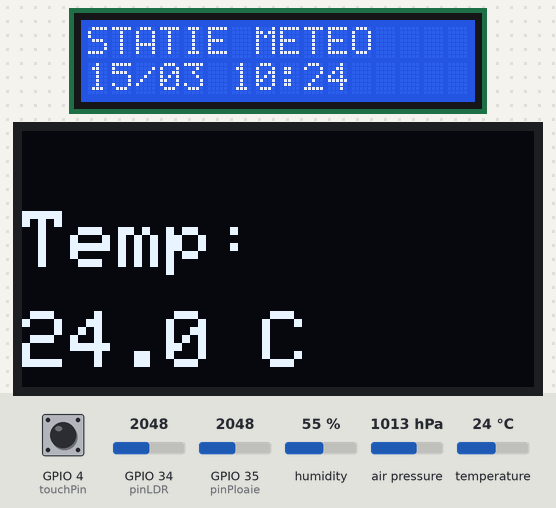
This sketch was run on a simulated ESP32. Shown: 16×2 character LCD, 128×64 one-colour display. The inputs (shaded band) are chosen by the test bench; at power-on: GPIO 4 (touchPin) LOW, GPIO 34 (pinLDR) = 2048, temperature 24 °C, GPIO 35 (pinPloaie) = 2048, humidity 55 %, air pressure 1013 hPa. The local clock reads 2024-03-15 10:24:30 at power-on unless the sketch sets it; what the sketch prints to the serial monitor is not drawn.

Above: at 1.2 s.
1.3 s: GPIO 4 (touchPin) pulled HIGH for 1 s
At 3.0 s:
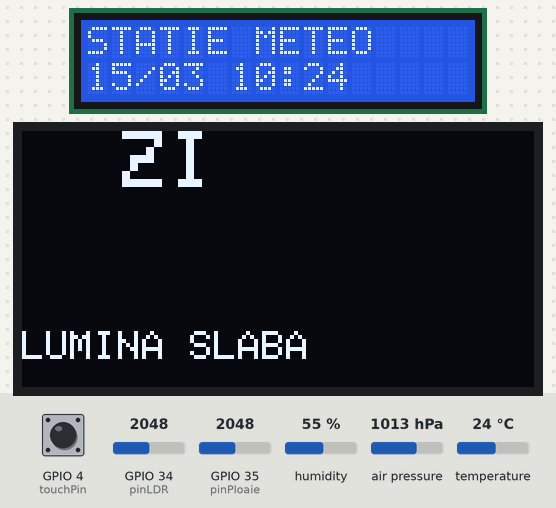
3.8 s: GPIO 34 (pinLDR) set to 1542
5.3 s: GPIO 34 (pinLDR) set to 1439
At 6.6 s:
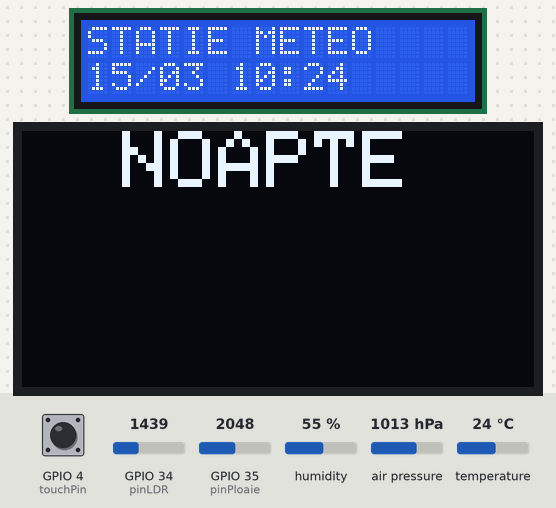
6.9 s: GPIO 34 (pinLDR) set to 3040
At 8.1 s:
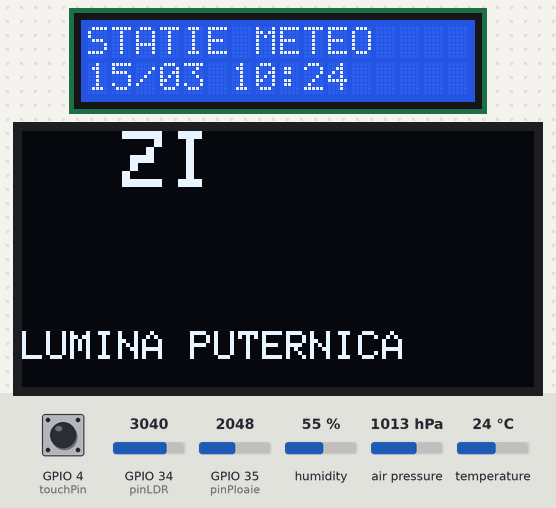
8.4 s: GPIO 4 (touchPin) pulled HIGH for 0.15 s
At 9.6 s:
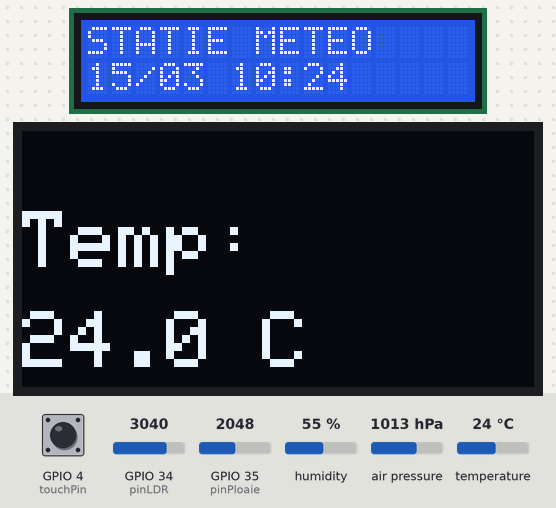
10.0 s: temperature set to 12 °C
At 11.4 s:
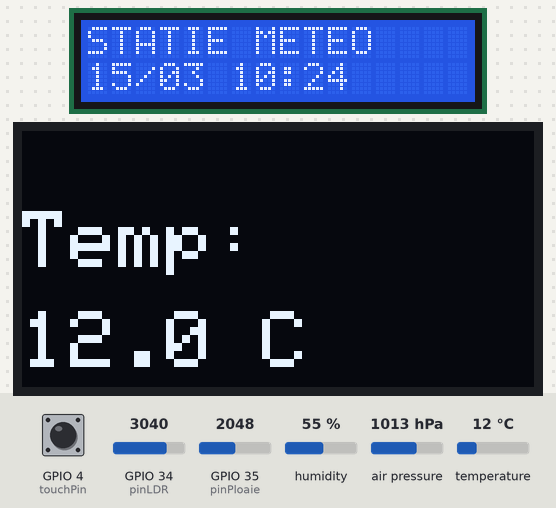
Timing chart, 0 to 13.0 s (numbered marks = the images above; inputs shaded):
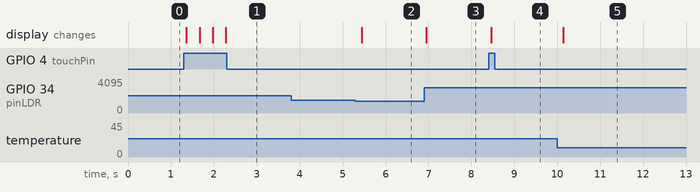

The sketch:

cod_final_cu_interfata.ino
```cpp
#include <Wire.h>
#include <RTClib.h>
#include <Adafruit_SSD1306.h>
#include <Adafruit_GFX.h>
#include <Adafruit_BME280.h>
#include <LiquidCrystal_I2C.h>
#include <WiFi.h>
#include <WebServer.h>
#include "htmlpage.h"

Adafruit_SSD1306 display(128, 64, &Wire, -1);
Adafruit_BME280 bme;
RTC_DS3231 rtc;
LiquidCrystal_I2C lcd(0x27, 16, 2);

const char* ssid = "StatieMeteo";
const char* password = "12345678";
WebServer server(80);

const int touchPin = 4;
const int pinPloaie = 35;
const int pinLDR = 34;
const int pragPloaie = 4000;
const int pragNoapte = 1500;
const int pragLuminaSlaba = 3000;

int pagina = 0;
unsigned long lastTouch = 0;
const unsigned long debounce = 300;

void setup() {
  Wire.begin();
  lcd.begin(16, 2);
  lcd.backlight();
  rtc.begin();

   //rtc.adjust(DateTime(2025, 6, 28, 13, 31, 10));

  if (rtc.lostPower()) rtc.adjust(DateTime(F(__DATE__), F(__TIME__)));

  display.begin(SSD1306_SWITCHCAPVCC, 0x3C);
  display.clearDisplay();
  bme.begin(0x76);
  pinMode(touchPin, INPUT);
  pinMode(pinPloaie, INPUT);
  pinMode(pinLDR, INPUT);

  WiFi.softAP(ssid, password);
  IPAddress IP = WiFi.softAPIP();
  Serial.begin(115200);
  Serial.print("Accesează: http://"); Serial.println(IP);

  server.on("/", []() {
    server.send(200, "text/html", htmlPage);
  });

  server.on("/valori", []() {
    DateTime now = rtc.now();
    float t = bme.readTemperature();
    float h = bme.readHumidity();
    float p = bme.readPressure() / 100.0F;
    int pl = analogRead(pinPloaie);
    int lum = analogRead(pinLDR);
    String json = "{";
    json += "\"temperatura\":" + String(t, 1) + ",";
    json += "\"umiditate\":" + String(h, 1) + ",";
    json += "\"presiune\":" + String(p, 0) + ",";
    json += "\"ploaie\":" + String(pl < pragPloaie ? "true" : "false") + ",";
    json += "\"lumina\":" + String(lum > pragNoapte ? "true" : "false") + ",";
    json += "\"ora\":\"" + zfill(now.hour()) + ":" + zfill(now.minute()) + "\"";
    json += "}";
    server.send(200, "application/json", json);
  });
  server.begin();
}

void loop() {
  server.handleClient();
  DateTime now = rtc.now();
  lcd.setCursor(0, 0);
  lcd.print("STATIE METEO  ");
  lcd.setCursor(0, 1);
  if (now.day() < 10) lcd.print("0"); lcd.print(now.day()); lcd.print("/");
  if (now.month() < 10) lcd.print("0"); lcd.print(now.month()); lcd.print(" ");
  if (now.hour() < 10) lcd.print("0"); lcd.print(now.hour()); lcd.print(":");
  if (now.minute() < 10) lcd.print("0"); lcd.print(now.minute());

  if (digitalRead(touchPin) == HIGH && (millis() - lastTouch > debounce)) {
    pagina = (pagina + 1) % 5;
    lastTouch = millis();
  }

  display.clearDisplay();
  display.setTextColor(WHITE);

  if (pagina == 0) {
    float temp = bme.readTemperature();
    display.setTextSize(2);
    display.setCursor(0, 20);
    display.println("Temp:");
    display.setCursor(0, 45);
    display.print(temp, 1); display.println(" C");
  } else if (pagina == 1) {
    float hum = bme.readHumidity();
    display.setTextSize(2);
    display.setCursor(0, 20);
    display.println("Umid:");
    display.setCursor(0, 45);
    display.print(hum, 1); display.println(" %");
  } else if (pagina == 2) {
    float pres = bme.readPressure() / 100.0F;
    display.setTextSize(2);
    display.setCursor(0, 20);
    display.println("Pres:");
    display.setCursor(0, 45);
    display.print(pres, 0); display.println("hPa");
  } else if (pagina == 3) {
    int val = analogRead(pinPloaie);
    display.setTextSize(2);
    display.setCursor(0, 30);
    display.println(val < pragPloaie ? "PLOUA" : "NU PLOUA");
  } else if (pagina == 4) {
    int lum = analogRead(pinLDR);
    display.setTextColor(WHITE);

    display.setTextSize(2);
    display.setCursor(25, 0);

    if (lum < pragNoapte) {
      display.println("NOAPTE");
    } else {
      display.println("ZI");
    }

    display.setTextSize(1);
    display.setCursor(0, 50);

    if (lum < pragNoapte) {
    } else if (lum < pragLuminaSlaba) {
      display.println("LUMINA SLABA");
    } else {
      display.println("LUMINA PUTERNICA");
    }
  }

  display.display();
  delay(100);
}

String zfill(int val) {
  return (val < 10) ? "0" + String(val) : String(val);
}
```

htmlpage.h
```cpp
const char htmlPage[] PROGMEM = R"rawliteral(
<!DOCTYPE html>
<html>
<head>
  <meta charset="UTF-8">
  <title>Stație Meteo</title>
  <style>
    body { font-family: sans-serif; text-align: center; padding: 10px; }
    #ico { font-size: 48px; margin: 10px; }
    table, th, td { border: 1px solid black; border-collapse: collapse; margin: 0 auto; }
    th, td { padding: 5px 10px; }
    canvas { max-width: 80%; height: 300px; margin-top: 20px; }
    #recomandari { margin-top: 20px; font-weight: bold; }
  </style>
</head>
<body>
  <h1>Stație Meteo</h1>
  <div id="ora">Ora curentă: --:--</div>
  <div id="ico">☁️</div>
  <div id="live">Se încarcă datele...</div>
  <button onclick="inregistreaza()">Înregistrează valori</button>
  <button onclick="stergeTabel()">Șterge tabelul</button>
  <table id="tabel">
    <thead><tr><th>#</th><th>Data/Ora</th><th>Temp</th><th>Umid</th>
    <th>Pres</th><th>Ploaie</th><th>Lumină</th></tr></thead>
    <tbody></tbody>
  </table>
  <canvas id="grafic"></canvas>
  <div id="recomandari">Recomandări: -</div>

  <script src="https://cdn.jsdelivr.net/npm/chart.js"></script>
  <script>
    let nr = 0;
    let date = [];
    let chart;

    async function updateData() {
      const res = await fetch('/valori');
      const d = await res.json();
      document.getElementById('ora').innerText = `Ora curentă: ${d.ora}`;
      document.getElementById('live').innerText =
      `Temp: ${d.temperatura} °C | Umid: ${d.umiditate} % | Pres: ${d.presiune} hPa | ` +
        `Ploaie: ${d.ploaie ? 'Plouă' : 'Nu plouă'} | Lumină: ${d.lumina ? 'Zi' : 'Noapte'}`;
      document.getElementById('ico').innerText = d.ploaie ? '🌧️' :
       (!d.lumina ? '🌙' : (d.temperatura < 20 ? '🌤️' : '☀️'));
      return d;
    }

    function stergeTabel() {
      nr = 0;
      date = [];
      document.querySelector('#tabel tbody').innerHTML = '';
      document.getElementById('recomandari').innerText = 'Recomandări: -';
      chart.data.labels = [];
      chart.data.datasets.forEach(ds => ds.data = []);
      chart.update();
    }

    async function inregistreaza() {
      const d = await updateData();
      if (nr >= 7) return;
      nr++;
      date.push(d);
      const now = new Date();
      const timestamp = now.toLocaleDateString() + ' ' + now.toLocaleTimeString().slice(0, 5);
      const row = `<tr><td>${nr}</td><td>${timestamp}</td><td>${d.temperatura}</td><td>${d.umiditate}
      </td><td>${d.presiune}</td><td>${d.ploaie ? 'Da' : 'Nu'}
      </td><td>${d.lumina ? 'Zi' : 'Noapte'}</td></tr>`;
      document.querySelector('#tabel tbody').innerHTML += row;
      chart.data.labels.push("L" + nr);
      chart.data.datasets[0].data.push(d.temperatura);
      chart.data.datasets[1].data.push(d.umiditate);
      chart.update();
      analiza();
    }

    function analiza() {
      if (date.length == 0) return;
      const d = date[date.length - 1];
      let text = '';
      if (d.umiditate < 30 && d.temperatura > 25) text = 'Arșiță, se recomandă udare artificială';
      else if (d.umiditate > 85) text = 'Umiditate ridicată, nu se recomandă udare';
      else text = 'Valori normale';
      document.getElementById('recomandari').innerText = 'Recomandări: ' + text;
    }

    window.onload = () => {
      const ctx = document.getElementById('grafic').getContext('2d');
      chart = new Chart(ctx, {
        type: 'line',
        data: {
          labels: [],
          datasets: [
            { label: 'Temp (°C)', data: [], borderWidth: 2 },
            { label: 'Umid (%)', data: [], borderWidth: 2 }
          ]
        },
        options: {
          responsive: true,
          scales: {
            y: {
              beginAtZero: true,
              ticks: {
                stepSize: 1
              }
            }
          }
        }
      });
      updateData();
      setInterval(updateData, 3000);
    }
  </script>
</body>
</html>
)rawliteral";
```

Measured:
- the behaviour switches between 1500 and 1499 on GPIO 34 (pinLDR) (found by bisection; images 1 and 2)
- after the input at 1.3 s, the display: first changes after 0.06 s (image 1 shows a later state)
- after the input at 3.8 s, every drawn part: stays the same
- after the input at 5.3 s, the display: changes after 0.14 s (image 2)
- after the input at 6.9 s, the display: changes after 0.05 s (image 3)
- after the input at 8.4 s, the display: changes after 0.07 s (image 4)
- after the input at 10.0 s, the display: changes after 0.14 s (image 5)
